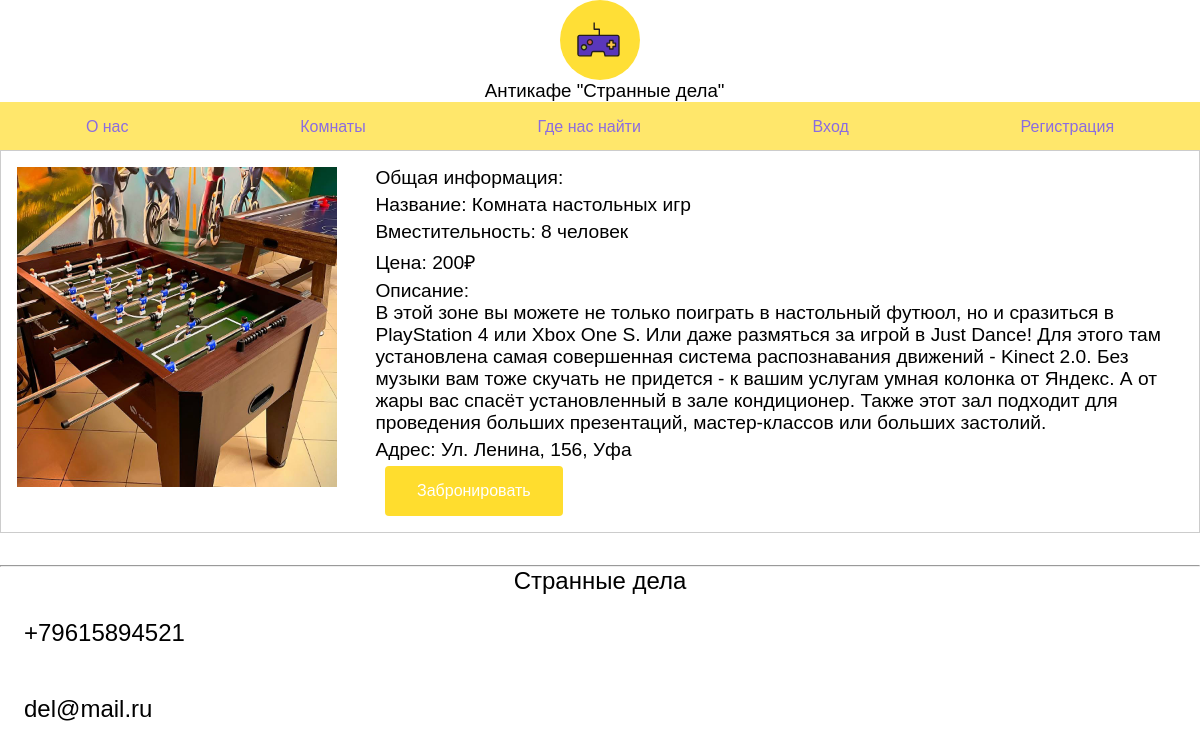
/room.php?id_room=1, run on the app's committed database.
### tables this page shows
CREATE TABLE `rooms` (
  `id_room` int NOT NULL,
  `title_room` varchar(100) NOT NULL,
  `quantity` int NOT NULL,
  `description` varchar(500) NOT NULL,
  `photo` varchar(100) NOT NULL,
  `cost` int NOT NULL,
  `location` varchar(100) NOT NULL
);

### room.php (the view, shortened to what this page needs)
<?php
include("connect.php");
$id_room = empty($_GET["id_room"])?false:$_GET["id_room"];
if($id_room){
    $sql_room = "SELECT * FROM rooms where id_room =" . $id_room;
    $result_room = mysqli_query($con, $sql_room);
    $room = mysqli_fetch_assoc($result_room);
}
else{
    echo "<script>alert('Товар не выбран!');
    location.href='/';
    </script>";
}
include("header.php");
?>
<div class="content">
    <div class="room">
            <img src="<?=$room["photo"]?>" alt="Комната">
            <div class="room-content">
                <p>Общая информация:</p>
                <p>Название: <?=$room["title_room"];?></p>
                <p>Вместительность: <?=$room["quantity"];?> человек</p>
                <p>Цена: <?=$room["cost"];?>₽</p>
                <p>Описание: <br><?=$room["description"];?></p>
                <p>Адрес: <?=$room["location"];?></p>
                <a href="roomOrder.php?id_room=<?=$id_room?>" class="btn">Забронировать</a>
            </div>
  </div>
    </div>
<?php
include("footer.php");
?>

### css/style.css (style rules this page uses)
* { font-family: Arial, Helvetica, sans-serif; margin: 0; padding: 0; }
a { text-decoration: none; color: #8B6CE0; }
P { font-size: 0.8em; }
.room { border: 1px solid #ccc; padding: 1em; margin-bottom: 2em; display: flex; flex-direction: row; }
.room img { width: 40em; height: 20em; object-fit: cover; margin-bottom: 1em; }
.room p { margin-bottom: 5px; padding-left:2em; font-size: 1.2em; }
.room .btn { display: inline-block; margin-left: 3em; padding: 1em 2em; background-color: #FFDD2E; color: #fff; text-decoration: none; border-radius: 4px; }

### data on the page
rooms: photo (picture), title_room "Комната настольных игр", quantity "8", cost "200", description "В этой зоне вы можете не только поиграть в настольный футюол, но и сразиться в PlayStation 4 или Xbox One S. Или даже размяться за игрой в Just Dance! Для этого там установлена самая совершенная система распознавания движений - Kinect 2.0. Без музыки вам тоже скучать не придется - к вашим услугам умная колонка от Яндекс. А от жары вас спасёт установленный в зале кондиционер. Также этот зал подходит для проведения больших презентаций, мастер-классов или больших застолий.", location "Ул. Ленина, 156, Уфа"
